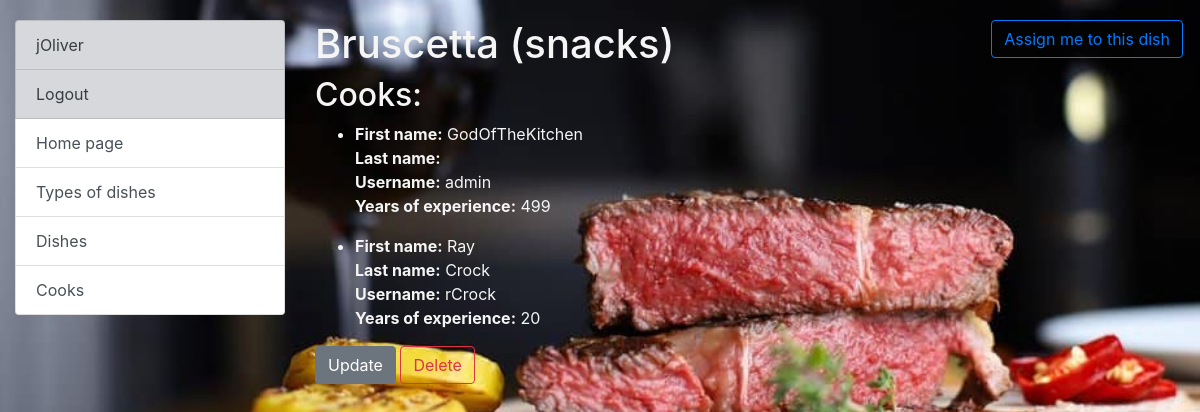
The app's page /dish/2/ (signed in) with its own data.
### kitchen/models.py (models this page shows, shortened)
class Cook(AbstractUser):
    years_of_experience = models.IntegerField(null=True, blank=True)

class Dish(models.Model):
    name = models.CharField(max_length=50)
    description = models.TextField()
    price = models.DecimalField(max_digits=10, decimal_places=2)
    dish_type = models.ForeignKey(DishType, on_delete=models.CASCADE)
    cooks = models.ManyToManyField(Cook, related_name="dishes")
    class Meta:
        ordering = ["name"]
        verbose_name = "dish"
        verbose_name_plural = "dishes"

class DishType(models.Model):
    name = models.CharField(max_length=50, unique=True)
    class Meta:
        ordering = ["name"]

### kitchen/views.py (the view)
# urls.py: path("dish/<int:pk>/", DishDetailView.as_view(), name="dish-detail"),
class DishDetailView(LoginRequiredMixin, generic.DetailView):
    model = Dish

### templates/kitchen/dish_detail.html
{% extends "base.html" %}
{% block content %}
  <h1>
    {{ dish.name }} ({{ dish.dish_type.name }})
  {% if user not in dish.cooks.all  %}
    <a href="{% url 'kitchen:cook-assign-to-dish' pk=dish.id %}" class="btn btn-outline-primary link-to-page">
      Assign me to this dish
      </a>
      {% else %}
     <a href="{% url 'kitchen:cook-delete-from-dish' pk=dish.id %}" class="btn btn-outline-danger">
      Delete me from this dish
      </a>
  {% endif %}
  </h1>
  <div>
  {% if dish.cooks.all %}
    <h2>Cooks:</h2>
    {% for cook in dish.cooks.all %}
      <ul>
      <li class="list_item">
        <div class="item_content">
          <p>
            <strong>First name:</strong> {{ cook.first_name }}<br>
            <strong>Last name:</strong> {{ cook.last_name }}<br>
            <strong>Username:</strong> {{ cook.username }}<br>
            <strong>Years of experience:</strong> {{ cook.years_of_experience }}<br>
          </p>
        </div>
      </li>
      </ul>
    {% endfor %}
  {% else %}
    <p>This dish does not have any cooks</p>
  {% endif %}
  </div>
  <a class="btn btn-secondary" href="{% url 'kitchen:dish-update' pk=dish.pk %}">Update</a>
  <a class="btn btn-outline-danger" href="{% url 'kitchen:dish-delete' pk=dish.pk %}">Delete</a>
{% endblock %}

### templates/includes/sidebar.html
<ul class="sidebar-nav list-group">
  {% if user.is_authenticated %}
     <a class="list-group-item list-group-item-action list-group-item-secondary" href="{% url "kitchen:cook-detail" pk=user.id %}">{{ user.username }} </a>
     <a class="list-group-item list-group-item-action list-group-item-secondary" href="{% url "logout" %}">Logout</a>
  {% else %}
  <a class="list-group-item list-group-item-action list-group-item-secondary" href="{% url "login" %}">Login</a>
  {% endif %}
  <a class="list-group-item list-group-item-action" href="{% url 'kitchen:index' %}">Home page</a>
  <a class="list-group-item list-group-item-action" href="{% url 'kitchen:dish-type-list' %}">Types of dishes</a>
  <a class="list-group-item list-group-item-action" href="{% url 'kitchen:dish-list' %}">Dishes</a>
  <a class="list-group-item list-group-item-action" href="{% url 'kitchen:cook-list' %}">Cooks</a>
</ul>

### static/css/styles.css (style rules this page uses)
body { margin-top: 20px; background-image: url('/static/background.jpeg'); background-position: center; background-repeat: no-repeat; background-size: cover; color: whitesmoke; }
.link-to-page { float: right; margin: 0 2px 0 2px; }

### records on screen
Cook: username "jOliver"
Dish: name "Bruscetta", dish_type.name "snacks"
Cook: first_name "GodOfTheKitchen", username "admin", years_of_experience "499"
Cook: first_name "Ray", last_name "Crock", username "rCrock", years_of_experience "20"
